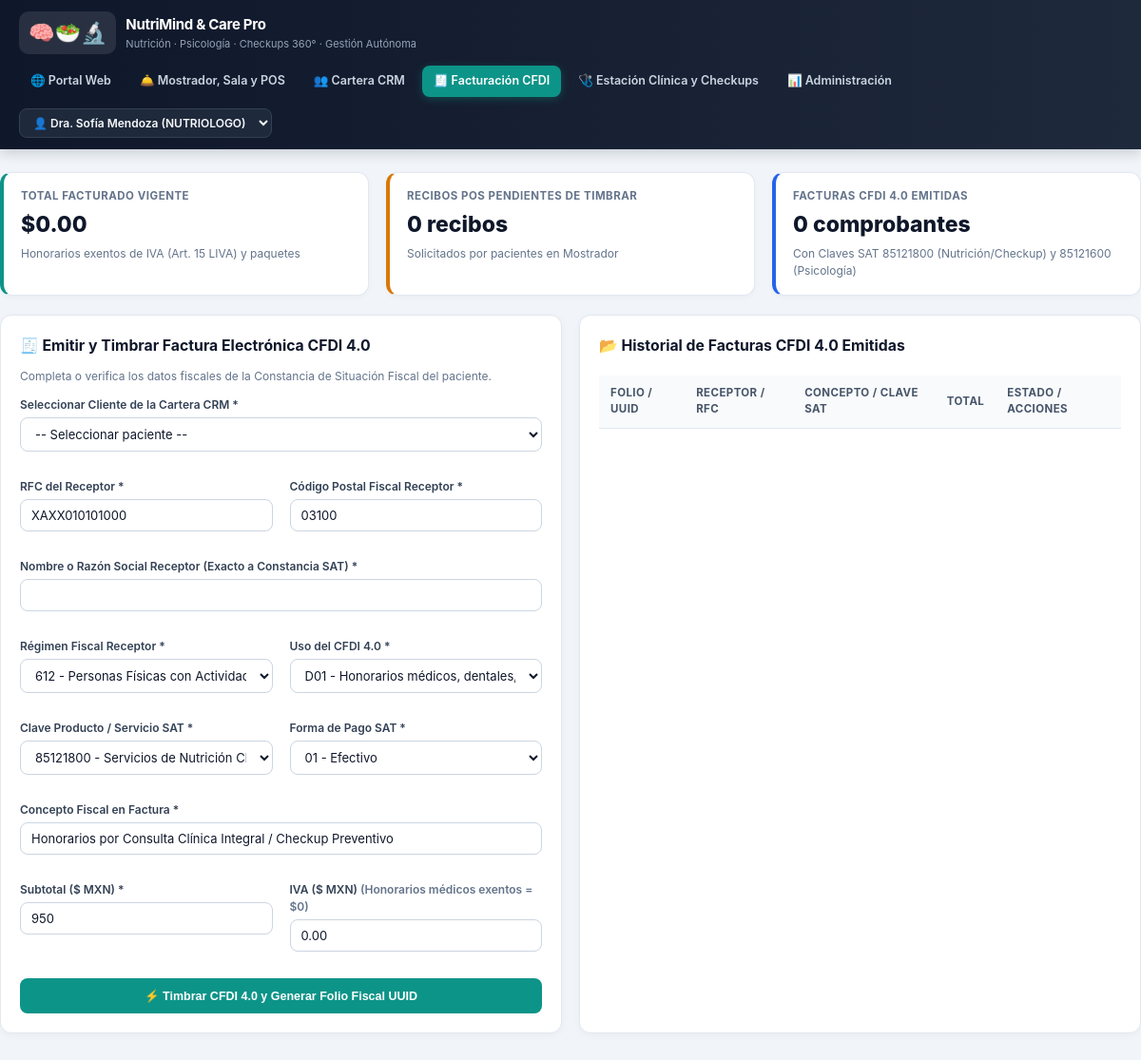
The app's page /facturacion.php, older data.
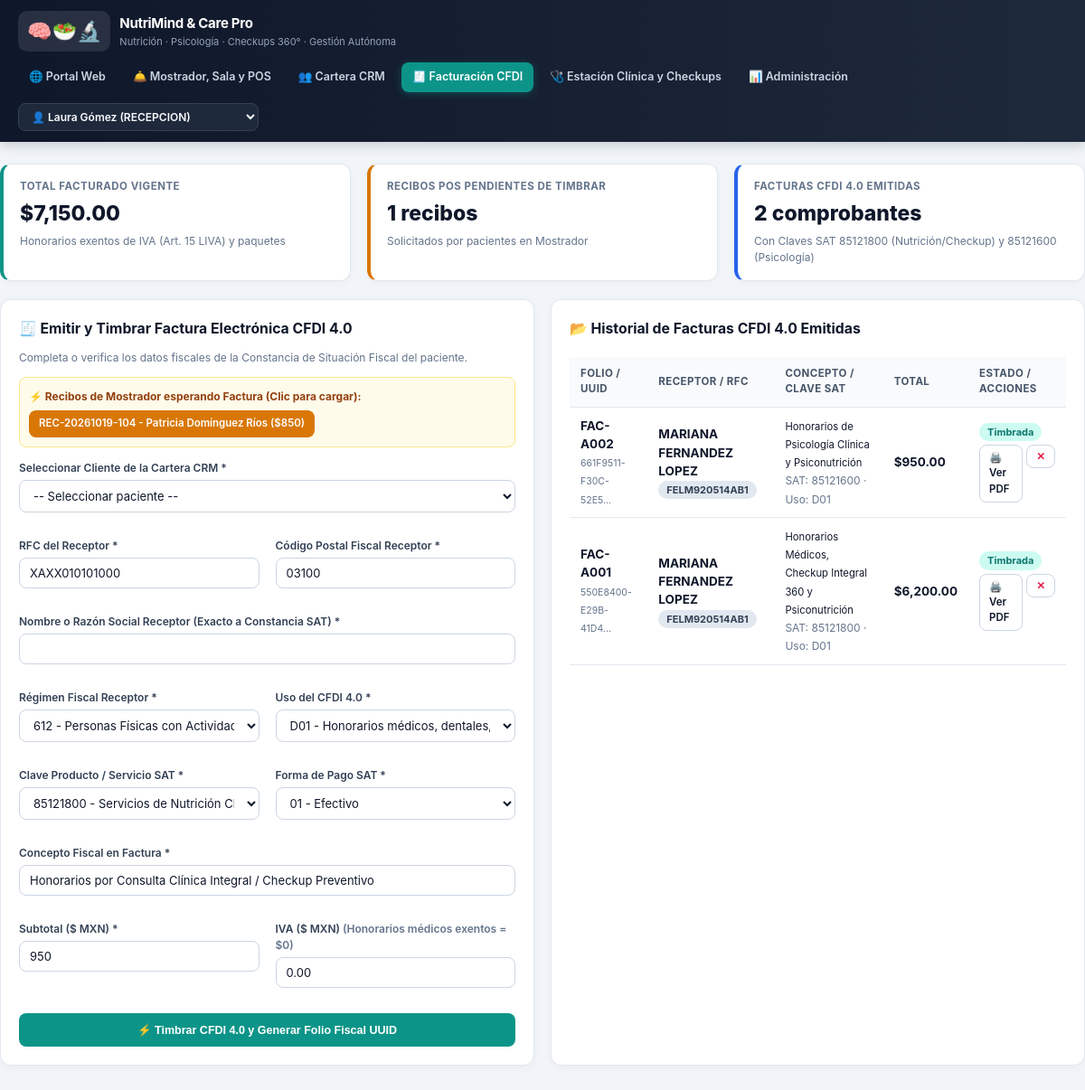
The same page, newer data.
### tables this page shows
CREATE TABLE IF NOT EXISTS pagos_caja (
    id INT AUTO_INCREMENT PRIMARY KEY,
    folio_recibo VARCHAR(30) NOT NULL UNIQUE,
    cita_id INT DEFAULT NULL,
    paciente_id INT DEFAULT NULL,
    nutriologo_id INT NOT NULL,
    servicio_id INT DEFAULT NULL,
    categoria_ingreso ENUM('nutricion', 'psicologia', 'psiconutricion', 'checkup', 'paquete', 'abono_saldo') NOT NULL DEFAULT 'nutricion',
    concepto VARCHAR(180) NOT NULL,
    monto DECIMAL(10,2) NOT NULL,
    descuento DECIMAL(10,2) DEFAULT 0.00,
    impuestos DECIMAL(10,2) DEFAULT 0.00,
    total_pagado DECIMAL(10,2) NOT NULL,
    saldo_pendiente_generado DECIMAL(10,2) DEFAULT 0.00,
    metodo_pago ENUM('efectivo', 'tarjeta_credito', 'tarjeta_debito', 'transferencia', 'redencion_paquete') NOT NULL DEFAULT 'efectivo',
    referencia_pago VARCHAR(80) DEFAULT NULL,
    comision_especialista DECIMAL(10,2) DEFAULT 0.00,
    requiere_factura TINYINT(1) DEFAULT 0,
    estado_factura ENUM('no_solicitada', 'pendiente', 'timbrada', 'cancelada') DEFAULT 'no_solicitada',
    registrado_por INT NOT NULL,
    fecha_pago DATETIME DEFAULT CURRENT_TIMESTAMP,
    FOREIGN KEY (nutriologo_id) REFERENCES usuarios(id) ON DELETE RESTRICT
);

CREATE TABLE IF NOT EXISTS pacientes (
    id INT AUTO_INCREMENT PRIMARY KEY,
    folio_expediente VARCHAR(25) NOT NULL UNIQUE,
    nutriologo_id INT DEFAULT NULL,
    psicologo_id INT DEFAULT NULL,
    modalidad_atencion ENUM('nutricion', 'psicologia', 'psiconutricion_integral', 'checkup_preventivo') NOT NULL DEFAULT 'psiconutricion_integral',
    nombre_completo VARCHAR(150) NOT NULL,
    fecha_nacimiento DATE NOT NULL,
    sexo ENUM('F', 'M', 'Otro') NOT NULL DEFAULT 'F',
    telefono_whatsapp VARCHAR(25) NOT NULL,
    email VARCHAR(120) DEFAULT NULL,
    ocupacion VARCHAR(100) DEFAULT NULL,
    contacto_emergencia VARCHAR(150) DEFAULT NULL,
    estatus_cartera ENUM('activo', 'en_riesgo', 'inactivo', 'alta_clinica') NOT NULL DEFAULT 'activo',
    nombre_paquete_activo VARCHAR(120) DEFAULT NULL,
    sesiones_disponibles_nutri INT DEFAULT 0,
    sesiones_disponibles_psico INT DEFAULT 0,
    checkups_disponibles INT DEFAULT 0,
    saldo_pendiente DECIMAL(10,2) DEFAULT 0.00,
    total_historico_pagado DECIMAL(10,2) DEFAULT 0.00,
    ultima_visita DATE DEFAULT NULL,
    proxima_cita_sugerida DATE DEFAULT NULL,
    rfc VARCHAR(15) DEFAULT 'XAXX010101000',
    razon_social VARCHAR(180) DEFAULT NULL,
    regimen_fiscal VARCHAR(10) DEFAULT '612',
    codigo_postal_fiscal VARCHAR(10) DEFAULT NULL,
    uso_cfdi VARCHAR(10) DEFAULT 'D01',
    email_facturacion VARCHAR(120) DEFAULT NULL,
    objetivo_principal VARCHAR(200) NOT NULL,
    motivo_psicologico VARCHAR(220) DEFAULT NULL,
    antecedentes_heredofamiliares TEXT DEFAULT NULL,
    antecedentes_patologicos TEXT DEFAULT NULL,
    alergias_intolerancias TEXT DEFAULT NULL,
    medicamentos_suplementos TEXT DEFAULT NULL,
    nivel_actividad_fisica ENUM('sedentario', 'ligero', 'moderado', 'activo', 'muy_activo') DEFAULT 'ligero',
    recordatorio_24h TEXT DEFAULT NULL,
    notas_crm_seguimiento TEXT DEFAULT NULL,
    creado_en TIMESTAMP DEFAULT CURRENT_TIMESTAMP,
    FOREIGN KEY (nutriologo_id) REFERENCES usuarios(id) ON DELETE SET NULL,
    FOREIGN KEY (psicologo_id) REFERENCES usuarios(id) ON DELETE SET NULL
);

CREATE TABLE IF NOT EXISTS facturas_cfdi (
    id INT AUTO_INCREMENT PRIMARY KEY,
    folio_factura VARCHAR(25) NOT NULL UNIQUE,
    uuid_fiscal VARCHAR(45) NOT NULL UNIQUE,
    pago_id INT DEFAULT NULL,
    paciente_id INT NOT NULL,
    rfc_receptor VARCHAR(15) NOT NULL,
    razon_social_receptor VARCHAR(180) NOT NULL,
    regimen_fiscal_receptor VARCHAR(10) NOT NULL DEFAULT '612',
    cp_receptor VARCHAR(10) NOT NULL,
    uso_cfdi VARCHAR(10) NOT NULL DEFAULT 'D01',
    clave_prod_serv VARCHAR(15) NOT NULL DEFAULT '85121800',
    clave_unidad VARCHAR(10) NOT NULL DEFAULT 'E48',
    concepto VARCHAR(200) NOT NULL,
    forma_pago_sat VARCHAR(10) NOT NULL DEFAULT '04',
    metodo_pago_sat VARCHAR(5) NOT NULL DEFAULT 'PUE',
    subtotal DECIMAL(10,2) NOT NULL,
    iva DECIMAL(10,2) DEFAULT 0.00,
    total DECIMAL(10,2) NOT NULL,
    estado ENUM('timbrada', 'pendiente', 'cancelada') NOT NULL DEFAULT 'timbrada',
    fecha_emision DATETIME DEFAULT CURRENT_TIMESTAMP,
    FOREIGN KEY (paciente_id) REFERENCES pacientes(id) ON DELETE RESTRICT
);

### facturacion.php (the view, shortened to what the rows shown need)
<?php
$pdo = getDB();
$pagosPendientesFactura = $pdo->query("SELECT pg.*, p.nombre_completo, p.rfc
    FROM pagos_caja pg
    LEFT JOIN pacientes p ON pg.paciente_id = p.id
    WHERE pg.estado_factura = 'pendiente'
    ORDER BY pg.id DESC")->fetchAll();
$facturasEmitidas = $pdo->query("SELECT f.*, p.nombre_completo
    FROM facturas_cfdi f
    JOIN pacientes p ON f.paciente_id = p.id
    ORDER BY f.id DESC")->fetchAll();
?>
<!DOCTYPE html>
<html lang="es">
<head>
    <link rel="stylesheet" href="style.css">
</head>
<body>
    <main class="container section-pad">
        <div class="grid-2 no-print">
            <div class="card">
                <?php if (!empty($pagosPendientesFactura)): ?>
                <div style="background:#fffbeb; border:1px solid #fde68a; border-radius:8px; padding:10px; margin-bottom:14px;">
                    <div style="display:flex; gap:6px; flex-wrap:wrap; margin-top:6px;">
                        <?php foreach ($pagosPendientesFactura as $ppf): ?>
                            <a href="facturacion.php?pago_id=<?= (int)$ppf['id'] ?>" class="btn btn-amber btn-sm">
                                <?= htmlspecialchars($ppf['folio_recibo']) ?> - <?= htmlspecialchars($ppf['nombre_completo'] ?: 'Mostrador') ?> ($<?= number_format((float)$ppf['total_pagado'], 0) ?>)
                            </a>
                        <?php endforeach; ?>
                    </div>
                </div>
                <?php endif; ?>
            </div>
            <div class="card">
                <div class="table-wrap">
                    <table>
                        <thead>
                            <tr>
                                <th>Folio / UUID</th>
                                <th>Receptor / RFC</th>
                                <th>Concepto / Clave SAT</th>
                                <th>Total</th>
                                <th>Estado / Acciones</th>
                            </tr>
                        </thead>
                        <tbody>
                            <?php foreach ($facturasEmitidas as $f): ?>
                            <tr>
                                <td>
                                    <strong><?= htmlspecialchars($f['folio_factura']) ?></strong><br>
                                    <small class="muted" style="font-size:10.5px;"><?= htmlspecialchars(substr($f['uuid_fiscal'], 0, 18)) ?>...</small>
                                </td>
                                <td>
                                    <strong><?= htmlspecialchars($f['razon_social_receptor']) ?></strong><br>
                                    <span class="badge badge-slate"><?= htmlspecialchars($f['rfc_receptor']) ?></span>
                                </td>
                                <td>
                                    <small><?= htmlspecialchars($f['concepto']) ?></small><br>
                                    <small class="muted">SAT: <?= htmlspecialchars($f['clave_prod_serv']) ?> · Uso: <?= htmlspecialchars($f['uso_cfdi']) ?></small>
                                </td>
                                <td><strong>$<?= number_format((float)$f['total'], 2) ?></strong></td>
                                <td>
                                    <?php if ($f['estado'] === 'timbrada'): ?>
                                        <span class="badge badge-teal">Timbrada</span>
                                    <?php else: ?>
                                        <span class="badge badge-rose">Cancelada</span>
                                    <?php endif; ?>
                                    <div style="margin-top:4px; display:flex; gap:4px;">
                                        <a href="facturacion.php?ver_factura_id=<?= (int)$f['id'] ?>" class="btn btn-outline btn-sm">🖨️ Ver PDF</a>
                                        <?php if ($f['estado'] === 'timbrada'): ?>
                                        <form method="POST" style="display:inline;">
                                            <button name="cancelar_factura_id" value="<?= (int)$f['id'] ?>" class="btn btn-outline btn-sm" style="color:var(--rose);">✕</button>
                                        </form>
                                        <?php endif; ?>
                                    </div>
                                </td>
                            </tr>
                            <?php endforeach; ?>
                        </tbody>
                    </table>
                </div>
            </div>
        </div>
    </main>
</body>
</html>

Row changes from the older to the newer data that the page shows:
added pagos_caja: folio_recibo "REC-20261019-104", paciente.nombre_completo "Patricia Domínguez Ríos", total_pagado "850"
added facturas_cfdi: folio_factura "FAC-A002", uuid_fiscal "661F9511-F30C-52E5", razon_social_receptor "MARIANA FERNANDEZ LOPEZ", rfc_receptor "FELM920514AB1", concepto "Honorarios de Psicología Clínica y Psiconutrición", clave_prod_serv "85121600", uso_cfdi "D01", total "950.00", estado "Timbrada", $f['id'] 2 (drawn)
added facturas_cfdi: folio_factura "FAC-A001", uuid_fiscal "550E8400-E29B-41D4", razon_social_receptor "MARIANA FERNANDEZ LOPEZ", rfc_receptor "FELM920514AB1", concepto "Honorarios Médicos, Checkup Integral 360 y Psiconutrición", clave_prod_serv "85121800", uso_cfdi "D01", total "6,200.00", estado "Timbrada", $f['id'] 1 (drawn)
Text that changed along with them:
form field switch_user: "👤 Dra. Sofía Mendoza (NUTRIOLOGO)" → "👤 Laura Gómez (RECEPCION)"
$totalFacturadoMes: "0.00" → "7,150.00"
count($pagosPendientesFactura): "0" → "1"
count($facturasEmitidas): "0" → "2"
text now shown: "⚡ Recibos de Mostrador esperando Factura (Clic para cargar):"
